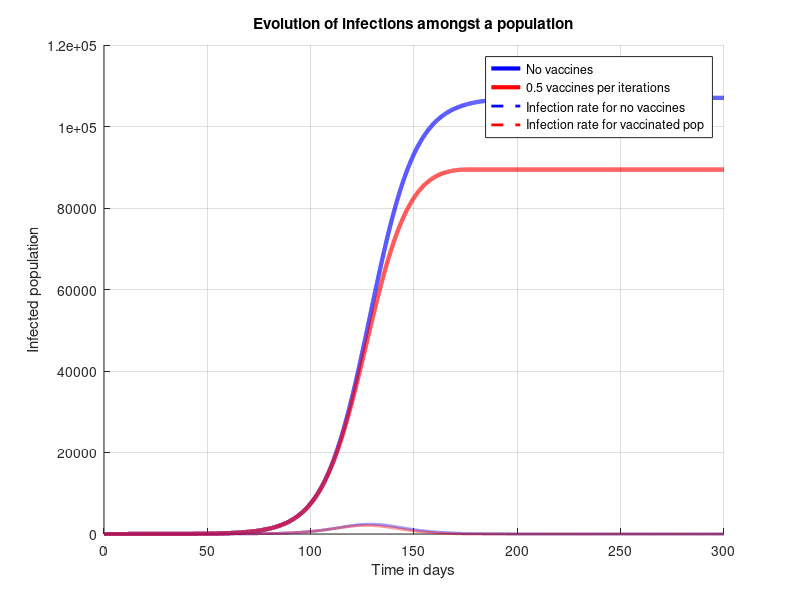

Source code (MATLAB):
close all;clc;clear;

K1 = 107e3;
K2 = K1;
vaccination_rate = 3000;


p1_0 = 1;
p2_0 = 1;
p1_dot_0 = 0;
p2_dot_0 = 0;

P = [p1_0, p1_dot_0, p2_0, p2_dot_0];

r = 0.09;
dt = 0.01;
days = 300;
iterations = days/dt;
t = 0;
time = [t];

for i = [1:iterations]
    p = zeros(4,1);
    state = P(end, :);

%     First population is modelled as yp = r*y*(1 - y/K)
    p(2) = r*state(1)*(1 - state(1)/K1); % first derivative of pop 1
%     First population is modelled as yp = r*y*(1 - y/K), but here K is a linearly decreasing function
    p(4) = r*state(3)*(1 - state(3)/K2); % first derivative of pop 2
    if p(4) < 0
        p(4) = 0;
    end
    if K2 < 1
        p(4) = 0;
    end
    p(1) = state(1) + p(2)*dt;
    p(3) = state(3) + p(4)*dt;

%     disp("p1: "+ p(1));
%     disp("p1_dot: "+ p(2));
%     disp("p2: "+ p(3));
%     disp("p2_dot: "+ p(4));
%     disp(" ");
    P = [P; p'];

    K2 = K2 - vaccination_rate*dt/30;
    t = t + dt;
    time = [time; t];
end

hold on
plot(time,P(:,1),'Linewidth',3,'color','blue')
plot(time,P(:,3),'Linewidth',3,'color','red')
plot(time,P(:,2),'--','Linewidth',2,'color','blue')
plot(time,P(:,4),'--','Linewidth',2,'color','red')
grid on
title("Evolution of infections amongst a population")


xlabel("Time in days")
ylabel("Infected population")
legend("No vaccines", "0.5 vaccines per iterations", "Infection rate for no vaccines", "Infection rate for vaccinated pop")
